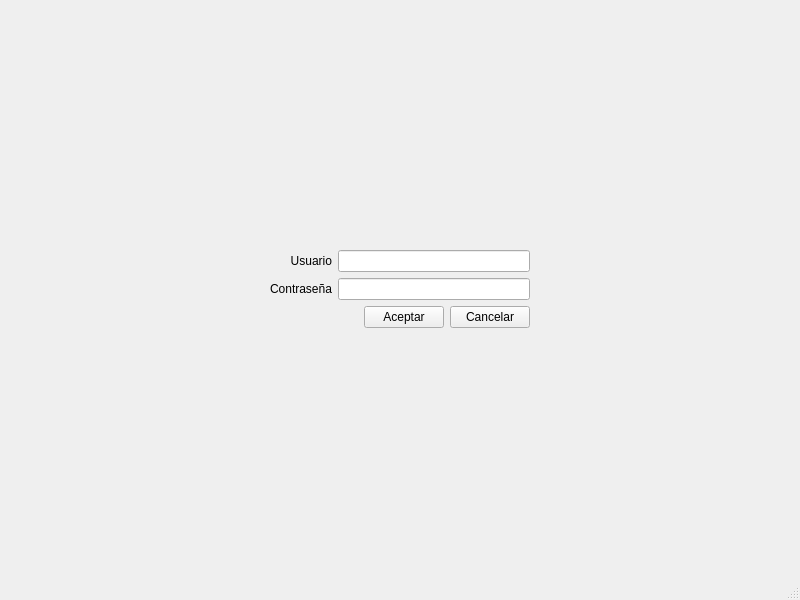
<?xml version="1.0" encoding="UTF-8"?>
<ui version="4.0">
 <class>MainWindow</class>
 <widget class="QMainWindow" name="MainWindow">
  <property name="geometry">
   <rect>
    <x>0</x>
    <y>0</y>
    <width>800</width>
    <height>600</height>
   </rect>
  </property>
  <property name="windowTitle">
   <string>MainWindow</string>
  </property>
  <widget class="QWidget" name="centralwidget">
   <layout class="QGridLayout" name="gridLayout">
    <item row="0" column="1">
     <spacer name="verticalSpacer_2">
      <property name="orientation">
       <enum>Qt::Vertical</enum>
      </property>
      <property name="sizeHint" stdset="0">
       <size>
        <width>20</width>
        <height>220</height>
       </size>
      </property>
     </spacer>
    </item>
    <item row="1" column="0">
     <spacer name="horizontalSpacer_2">
      <property name="orientation">
       <enum>Qt::Horizontal</enum>
      </property>
      <property name="sizeHint" stdset="0">
       <size>
        <width>254</width>
        <height>20</height>
       </size>
      </property>
     </spacer>
    </item>
    <item row="1" column="1">
     <layout class="QVBoxLayout" name="verticalLayout_3">
      <item>
       <layout class="QHBoxLayout" name="horizontalLayout">
        <item>
         <layout class="QVBoxLayout" name="verticalLayout">
          <item>
           <widget class="QLabel" name="label">
            <property name="text">
             <string>Usuario</string>
            </property>
            <property name="alignment">
             <set>Qt::AlignRight|Qt::AlignTrailing|Qt::AlignVCenter</set>
            </property>
           </widget>
          </item>
          <item>
           <widget class="QLabel" name="label_2">
            <property name="text">
             <string>Contraseña</string>
            </property>
           </widget>
          </item>
         </layout>
        </item>
        <item>
         <layout class="QVBoxLayout" name="verticalLayout_2">
          <item>
           <widget class="QLineEdit" name="lineEdit"/>
          </item>
          <item>
           <widget class="QLineEdit" name="lineEdit_2"/>
          </item>
         </layout>
        </item>
       </layout>
      </item>
      <item>
       <layout class="QHBoxLayout" name="horizontalLayout_2">
        <item>
         <spacer name="horizontalSpacer">
          <property name="orientation">
           <enum>Qt::Horizontal</enum>
          </property>
          <property name="sizeHint" stdset="0">
           <size>
            <width>28</width>
            <height>20</height>
           </size>
          </property>
         </spacer>
        </item>
        <item>
         <widget class="QPushButton" name="pushButton">
          <property name="text">
           <string>Aceptar</string>
          </property>
         </widget>
        </item>
        <item>
         <widget class="QPushButton" name="pushButton_2">
          <property name="text">
           <string>Cancelar</string>
          </property>
         </widget>
        </item>
       </layout>
      </item>
     </layout>
    </item>
    <item row="1" column="2">
     <spacer name="horizontalSpacer_3">
      <property name="orientation">
       <enum>Qt::Horizontal</enum>
      </property>
      <property name="sizeHint" stdset="0">
       <size>
        <width>254</width>
        <height>20</height>
       </size>
      </property>
     </spacer>
    </item>
    <item row="2" column="1">
     <spacer name="verticalSpacer">
      <property name="orientation">
       <enum>Qt::Vertical</enum>
      </property>
      <property name="sizeHint" stdset="0">
       <size>
        <width>20</width>
        <height>220</height>
       </size>
      </property>
     </spacer>
    </item>
   </layout>
  </widget>
  <widget class="QMenuBar" name="menubar">
   <property name="geometry">
    <rect>
     <x>0</x>
     <y>0</y>
     <width>800</width>
     <height>21</height>
    </rect>
   </property>
  </widget>
  <widget class="QStatusBar" name="statusbar"/>
 </widget>
 <resources/>
 <connections/>
</ui>
